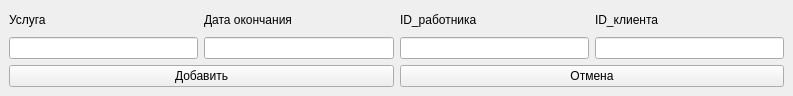
<?xml version="1.0" encoding="UTF-8"?>
<ui version="4.0">
 <class>new_request</class>
 <widget class="QMainWindow" name="new_request">
  <property name="geometry">
   <rect>
    <x>0</x>
    <y>0</y>
    <width>793</width>
    <height>96</height>
   </rect>
  </property>
  <property name="windowTitle">
   <string>MainWindow</string>
  </property>
  <widget class="QWidget" name="centralwidget">
   <property name="sizePolicy">
    <sizepolicy hsizetype="Fixed" vsizetype="Fixed">
     <horstretch>0</horstretch>
     <verstretch>0</verstretch>
    </sizepolicy>
   </property>
   <property name="minimumSize">
    <size>
     <width>793</width>
     <height>96</height>
    </size>
   </property>
   <property name="maximumSize">
    <size>
     <width>793</width>
     <height>96</height>
    </size>
   </property>
   <layout class="QGridLayout" name="gridLayout_3">
    <item row="0" column="0">
     <layout class="QGridLayout" name="gridLayout_2">
      <item row="0" column="0">
       <layout class="QHBoxLayout" name="horizontalLayout_3">
        <item>
         <layout class="QVBoxLayout" name="verticalLayout_4">
          <item>
           <widget class="QLabel" name="label_2">
            <property name="text">
             <string>Услуга</string>
            </property>
           </widget>
          </item>
          <item>
           <widget class="QLineEdit" name="service"/>
          </item>
         </layout>
        </item>
        <item>
         <layout class="QVBoxLayout" name="verticalLayout_6">
          <item>
           <widget class="QLabel" name="label_3">
            <property name="text">
             <string>Дата окончания</string>
            </property>
           </widget>
          </item>
          <item>
           <widget class="QLineEdit" name="exp_date"/>
          </item>
         </layout>
        </item>
        <item>
         <layout class="QVBoxLayout" name="verticalLayout_7">
          <item>
           <widget class="QLabel" name="label_4">
            <property name="text">
             <string>ID_работника</string>
            </property>
           </widget>
          </item>
          <item>
           <widget class="QLineEdit" name="id_worker"/>
          </item>
         </layout>
        </item>
        <item>
         <layout class="QVBoxLayout" name="verticalLayout">
          <item>
           <widget class="QLabel" name="label_5">
            <property name="text">
             <string>ID_клиента</string>
            </property>
           </widget>
          </item>
          <item>
           <widget class="QLineEdit" name="id_client"/>
          </item>
         </layout>
        </item>
       </layout>
      </item>
     </layout>
    </item>
    <item row="1" column="0">
     <layout class="QGridLayout" name="gridLayout">
      <item row="0" column="0">
       <layout class="QHBoxLayout" name="horizontalLayout_2">
        <item>
         <widget class="QPushButton" name="decline">
          <property name="text">
           <string>Добавить</string>
          </property>
         </widget>
        </item>
        <item>
         <widget class="QPushButton" name="add">
          <property name="text">
           <string>Отмена</string>
          </property>
         </widget>
        </item>
       </layout>
      </item>
     </layout>
    </item>
   </layout>
  </widget>
 </widget>
 <resources/>
 <connections/>
</ui>
